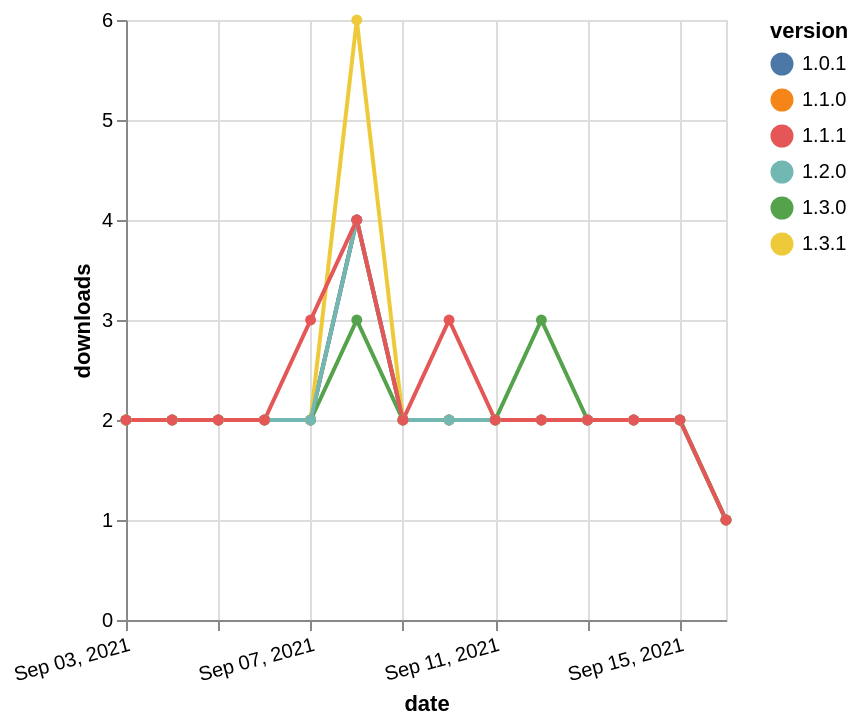

The Vega-Lite source for this figure:
### Vega-Lite specification from a JSON file in a GitHub repository (floating-point values rounded to 4 significant figures)
{"$schema": "https://vega.github.io/schema/vega-lite/v5.json", "description": "A simple bar chart with embedded data.", "data": {"values": [{"date": "2021-09-03", "total": 1677, "delta": 2, "version": "1.1.0"}, {"date": "2021-09-04", "total": 1679, "delta": 2, "version": "1.1.0"}, {"date": "2021-09-05", "total": 1681, "delta": 2, "version": "1.1.0"}, {"date": "2021-09-06", "total": 1683, "delta": 2, "version": "1.1.0"}, {"date": "2021-09-07", "total": 1685, "delta": 2, "version": "1.1.0"}, {"date": "2021-09-08", "total": 1689, "delta": 4, "version": "1.1.0"}, {"date": "2021-09-09", "total": 1691, "delta": 2, "version": "1.1.0"}, {"date": "2021-09-10", "total": 1693, "delta": 2, "version": "1.1.0"}, {"date": "2021-09-11", "total": 1695, "delta": 2, "version": "1.1.0"}, {"date": "2021-09-12", "total": 1697, "delta": 2, "version": "1.1.0"}, {"date": "2021-09-13", "total": 1699, "delta": 2, "version": "1.1.0"}, {"date": "2021-09-14", "total": 1701, "delta": 2, "version": "1.1.0"}, {"date": "2021-09-15", "total": 1703, "delta": 2, "version": "1.1.0"}, {"date": "2021-09-16", "total": 1704, "delta": 1, "version": "1.1.0"}, {"date": "2021-09-03", "total": 1003, "delta": 2, "version": "1.3.0"}, {"date": "2021-09-04", "total": 1005, "delta": 2, "version": "1.3.0"}, {"date": "2021-09-05", "total": 1007, "delta": 2, "version": "1.3.0"}, {"date": "2021-09-06", "total": 1009, "delta": 2, "version": "1.3.0"}, {"date": "2021-09-07", "total": 1011, "delta": 2, "version": "1.3.0"}, {"date": "2021-09-08", "total": 1014, "delta": 3, "version": "1.3.0"}, {"date": "2021-09-09", "total": 1016, "delta": 2, "version": "1.3.0"}, {"date": "2021-09-10", "total": 1018, "delta": 2, "version": "1.3.0"}, {"date": "2021-09-11", "total": 1020, "delta": 2, "version": "1.3.0"}, {"date": "2021-09-12", "total": 1023, "delta": 3, "version": "1.3.0"}, {"date": "2021-09-13", "total": 1025, "delta": 2, "version": "1.3.0"}, {"date": "2021-09-14", "total": 1027, "delta": 2, "version": "1.3.0"}, {"date": "2021-09-15", "total": 1029, "delta": 2, "version": "1.3.0"}, {"date": "2021-09-16", "total": 1030, "delta": 1, "version": "1.3.0"}, {"date": "2021-09-03", "total": 1894, "delta": 2, "version": "1.0.1"}, {"date": "2021-09-04", "total": 1896, "delta": 2, "version": "1.0.1"}, {"date": "2021-09-05", "total": 1898, "delta": 2, "version": "1.0.1"}, {"date": "2021-09-06", "total": 1900, "delta": 2, "version": "1.0.1"}, {"date": "2021-09-07", "total": 1902, "delta": 2, "version": "1.0.1"}, {"date": "2021-09-08", "total": 1906, "delta": 4, "version": "1.0.1"}, {"date": "2021-09-09", "total": 1908, "delta": 2, "version": "1.0.1"}, {"date": "2021-09-10", "total": 1910, "delta": 2, "version": "1.0.1"}, {"date": "2021-09-11", "total": 1912, "delta": 2, "version": "1.0.1"}, {"date": "2021-09-12", "total": 1914, "delta": 2, "version": "1.0.1"}, {"date": "2021-09-13", "total": 1916, "delta": 2, "version": "1.0.1"}, {"date": "2021-09-14", "total": 1918, "delta": 2, "version": "1.0.1"}, {"date": "2021-09-15", "total": 1920, "delta": 2, "version": "1.0.1"}, {"date": "2021-09-16", "total": 1921, "delta": 1, "version": "1.0.1"}, {"date": "2021-09-03", "total": 1059, "delta": 2, "version": "1.3.1"}, {"date": "2021-09-04", "total": 1061, "delta": 2, "version": "1.3.1"}, {"date": "2021-09-05", "total": 1063, "delta": 2, "version": "1.3.1"}, {"date": "2021-09-06", "total": 1065, "delta": 2, "version": "1.3.1"}, {"date": "2021-09-07", "total": 1067, "delta": 2, "version": "1.3.1"}, {"date": "2021-09-08", "total": 1073, "delta": 6, "version": "1.3.1"}, {"date": "2021-09-09", "total": 1075, "delta": 2, "version": "1.3.1"}, {"date": "2021-09-10", "total": 1077, "delta": 2, "version": "1.3.1"}, {"date": "2021-09-11", "total": 1079, "delta": 2, "version": "1.3.1"}, {"date": "2021-09-12", "total": 1081, "delta": 2, "version": "1.3.1"}, {"date": "2021-09-13", "total": 1083, "delta": 2, "version": "1.3.1"}, {"date": "2021-09-14", "total": 1085, "delta": 2, "version": "1.3.1"}, {"date": "2021-09-15", "total": 1087, "delta": 2, "version": "1.3.1"}, {"date": "2021-09-16", "total": 1088, "delta": 1, "version": "1.3.1"}, {"date": "2021-09-03", "total": 1053, "delta": 2, "version": "1.2.0"}, {"date": "2021-09-04", "total": 1055, "delta": 2, "version": "1.2.0"}, {"date": "2021-09-05", "total": 1057, "delta": 2, "version": "1.2.0"}, {"date": "2021-09-06", "total": 1059, "delta": 2, "version": "1.2.0"}, {"date": "2021-09-07", "total": 1061, "delta": 2, "version": "1.2.0"}, {"date": "2021-09-08", "total": 1065, "delta": 4, "version": "1.2.0"}, {"date": "2021-09-09", "total": 1067, "delta": 2, "version": "1.2.0"}, {"date": "2021-09-10", "total": 1069, "delta": 2, "version": "1.2.0"}, {"date": "2021-09-11", "total": 1071, "delta": 2, "version": "1.2.0"}, {"date": "2021-09-12", "total": 1073, "delta": 2, "version": "1.2.0"}, {"date": "2021-09-13", "total": 1075, "delta": 2, "version": "1.2.0"}, {"date": "2021-09-14", "total": 1077, "delta": 2, "version": "1.2.0"}, {"date": "2021-09-15", "total": 1079, "delta": 2, "version": "1.2.0"}, {"date": "2021-09-16", "total": 1080, "delta": 1, "version": "1.2.0"}, {"date": "2021-09-03", "total": 1737, "delta": 2, "version": "1.1.1"}, {"date": "2021-09-04", "total": 1739, "delta": 2, "version": "1.1.1"}, {"date": "2021-09-05", "total": 1741, "delta": 2, "version": "1.1.1"}, {"date": "2021-09-06", "total": 1743, "delta": 2, "version": "1.1.1"}, {"date": "2021-09-07", "total": 1746, "delta": 3, "version": "1.1.1"}, {"date": "2021-09-08", "total": 1750, "delta": 4, "version": "1.1.1"}, {"date": "2021-09-09", "total": 1752, "delta": 2, "version": "1.1.1"}, {"date": "2021-09-10", "total": 1755, "delta": 3, "version": "1.1.1"}, {"date": "2021-09-11", "total": 1757, "delta": 2, "version": "1.1.1"}, {"date": "2021-09-12", "total": 1759, "delta": 2, "version": "1.1.1"}, {"date": "2021-09-13", "total": 1761, "delta": 2, "version": "1.1.1"}, {"date": "2021-09-14", "total": 1763, "delta": 2, "version": "1.1.1"}, {"date": "2021-09-15", "total": 1765, "delta": 2, "version": "1.1.1"}, {"date": "2021-09-16", "total": 1766, "delta": 1, "version": "1.1.1"}]}, "width": "container", "mark": {"type": "line", "point": {"filled": true}}, "encoding": {"x": {"field": "date", "type": "temporal", "timeUnit": "yearmonthdate", "title": "date", "axis": {"labelAngle": -15}}, "y": {"field": "delta", "type": "quantitative", "title": "downloads"}, "color": {"field": "version", "type": "nominal"}, "tooltip": {"field": "delta"}}}
